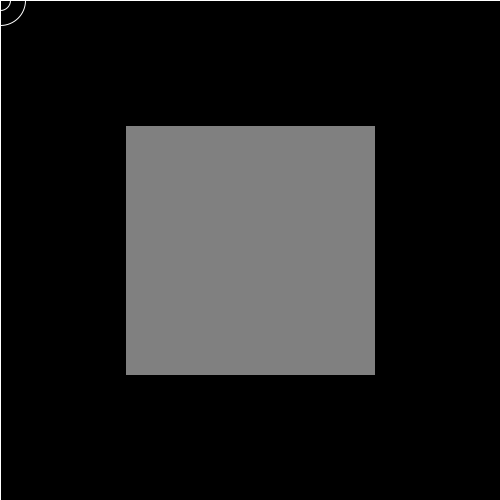
Frame 1 (no input)
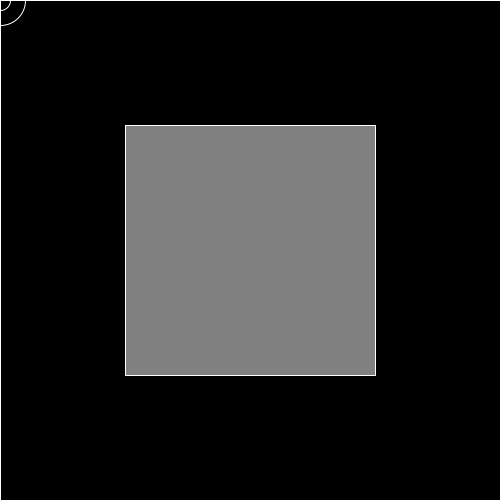
Frame 60 (the mouse pressed at the canvas centre just before this capture)
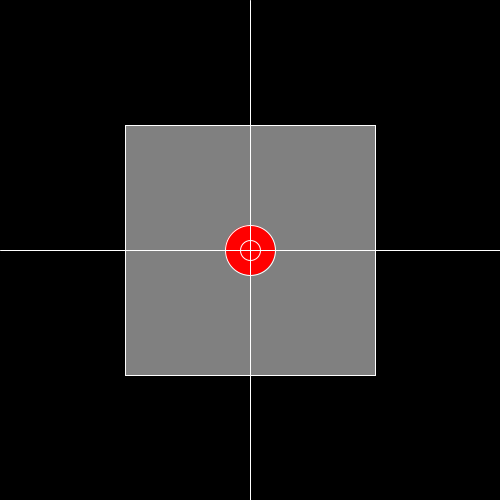
Frame 120 (the mouse held since frame 60 and released just before this capture)

The Processing sketch that drew these frames (run headless with seeded random() and noise(); from frame 60 on, the mouse is pressed at the canvas centre):

// Processing sketch: targetMouse
// ── targetMouse.pde
void setup(){
    size(500, 500);
}

void draw(){
    background(0);
    fill(128);
    rect(width/4, height/4, width/2, height/2);
    stroke(255);
    if (mousePressed){
        if (mouseX > width/4 && mouseX < width/4*3 && mouseY > height/4 && mouseY < height/4*3){
            fill(255, 0, 0);
        } else{
            fill(0, 255, 0);
        }
    } else{
        noFill();
    }
    ellipse(mouseX, mouseY, 50, 50);
    noFill();
    ellipse(mouseX, mouseY, 20, 20);
    line(0, mouseY, width, mouseY);
    line(mouseX, 0, mouseX, height);
}
